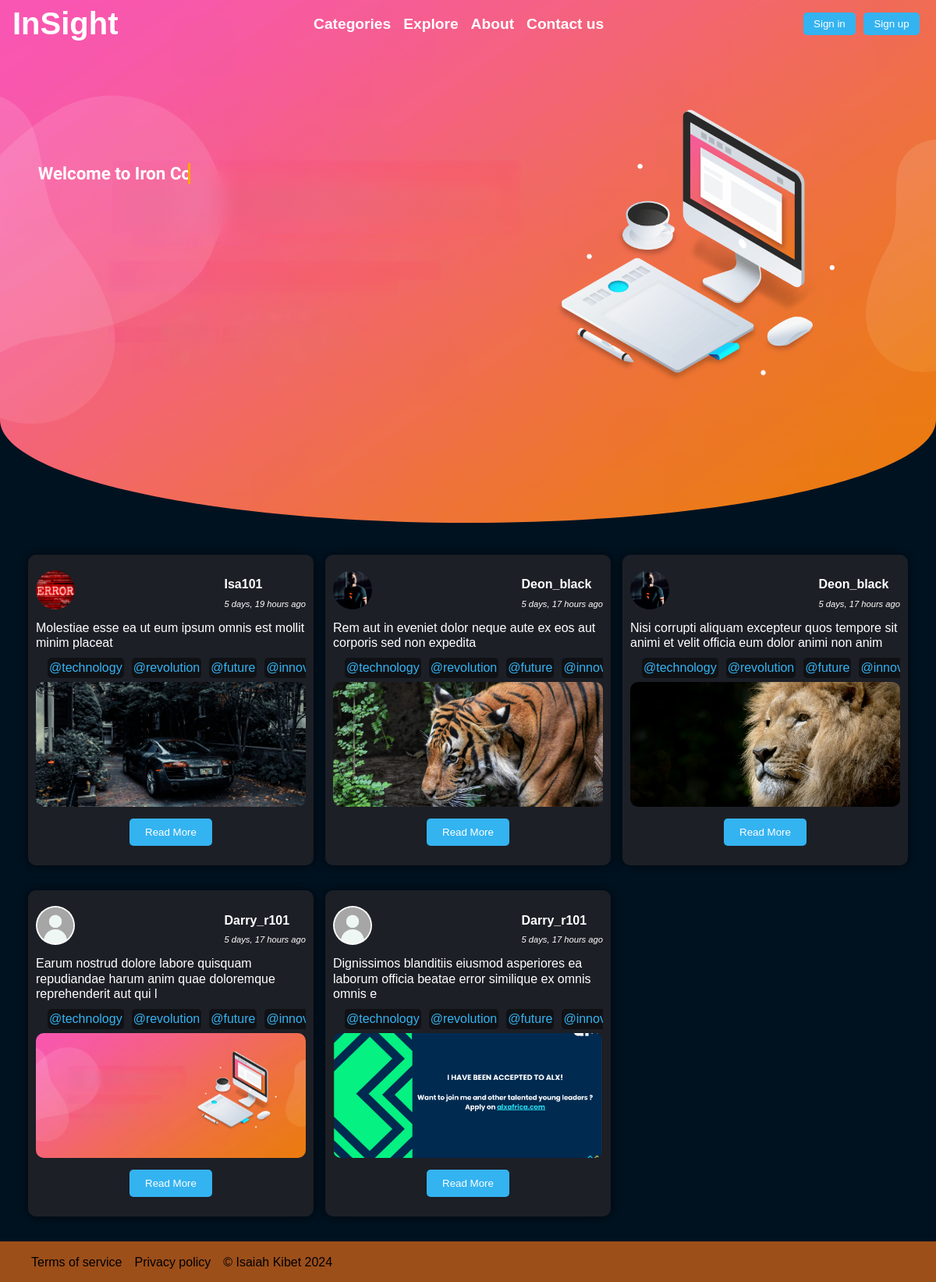
The page / on the database its author committed.
### main/models.py (models this page shows, shortened)
class Articles(models.Model):
    author = models.ForeignKey(Users, on_delete=models.PROTECT, related_name='articles')
    title = models.CharField(max_length=100, null=False)
    content = models.TextField(null=False)
    published = models.BooleanField(default=False)
    cover_image = models.FileField(upload_to='Articles/cover_images/', null=True)
    content_images  = models.FileField(upload_to='Articles/content_images/', null=True)
    created_at = models.DateTimeField(auto_now_add=True)
    updated_at = models.DateTimeField(auto_now=True)
    class Meta:
        verbose_name_plural = "Articles"

class Users(AbstractUser):
    firstname = models.CharField(max_length=20, null=False)
    lastname = models.CharField(max_length=20, null=False)
    gender = models.CharField(max_length=10, null=False, default='N/A')
    date_of_birth = models.DateField(null=True)
    phone_number = models.CharField(max_length=15, null=True, blank=True)
    profile = models.FileField(upload_to='profiles/', null=True, blank=True)
    groups = models.ManyToManyField(Group, related_name='customuser_set', blank=True)
    user_permissions = models.ManyToManyField(Permission, related_name='customuser_set', blank=True)
    def __str__(self):
        return f"{self.firstname} {self.lastname} - {self.username}"

### main/views.py (the view)
# urls.py: path('', views.index, name='index'),
def index(request):
    articles = Articles.objects.all()
    context = {
        'articles': articles,
        'MEDIA_URL': settings.MEDIA_URL
    }
    return render(request, 'index.html', context)

### main/templates/index.html (shortened to what this page needs)
{% load static %}
<!DOCTYPE html>
<html lang="en">
<head>
    {% load tz %}
    <link rel="stylesheet" href="{% static 'css/main.css' %}">
</head>
<body style="background-color: rgb(0, 18, 32);">
    <nav id="navbar">
        <div class="left">InSight</div>
        <div class="middle" id="navMenu">
            <ul>
                <li class="navlinks">Categories</li>
                <li class="navlinks">Explore</li>
                <li class="navlinks">About</li>
                <li class="navlinks">Contact us</li>
            </ul>
        </div>
        <div class="right">
            {% if user.is_authenticated %}
                <a href="{% url 'upload' %}"><button class="btn btn-purple"><svg xmlns="http://www.w3.org/2000/svg" width="24" height="24" viewBox="0 0 24 24" fill="none" stroke="currentColor" stroke-width="2" stroke-linecap="round" stroke-linejoin="round" class="lucide lucide-square-plus"><rect width="18" height="18" x="3" y="3" rx="2"/><path d="M8 12h8"/><path d="M12 8v8"/></svg> Create</button></a>
                <img src="{{ MEDIA_URL }}{{ user.profile }}" alt="{{ user.username }}" id="profile_pic">
                <div class="account-actions" id="account-actions">
                    <h4>{{ user.full_name }}</h4>
                    <a href="{% url 'user_account' user.id %}"><button class="btn btn-sm btn-purple">View Profile <svg xmlns="http://www.w3.org/2000/svg" width="24" height="24" viewBox="0 0 24 24" fill="none" stroke="currentColor" stroke-width="2" stroke-linecap="round" stroke-linejoin="round" class="lucide lucide-external-link"><path d="M15 3h6v6"/><path d="M10 14 21 3"/><path d="M18 13v6a2 2 0 0 1-2 2H5a2 2 0 0 1-2-2V8a2 2 0 0 1 2-2h6"/></svg></button></a>
                    <a href="{% url 'logout' %}"><button class="btn btn-sm btn-red">Sign out</button></a>
                </div>
            {% else %}
                <a href="{% url 'login' %}"><button class="btn btn-sm btn-cyan">Sign in</button></a>
                <a href="{% url 'signup' %}"><button class="btn btn-sm btn-cyan">Sign up</button></a>
            {% endif %}
        </div>
    </nav>
    <main class="content">
        <section>
            <div class="logo" id="logo">
                <img src="{% static 'images/Logo.png' %}" alt="" width="100%">
                <img src="{% static 'images/curve-mobile.svg' %}" alt="" class="curve">
                <div class="text-animation">
                    <p>Welcome to Iron Coding</p>
                </div>
            </div>
        </section>
        <section>
            <div class="articles">
                {% for article in articles %}
                <div class="card">
                    <div class="card-body">
                        <div class="top">
                            <a href="{% url 'user_account' article.author.id %}"><img src="{{ MEDIA_URL }}{{ article.author.profile }}" alt="{{ article.author }}"></a>
                            <div class="profile-info">
                                <p><b>{{ article.author.username }}</b></p>
                                <i class="date">{{ article.created_at|timesince }} ago</i>
                            </div>
                        </div>
                        <div class="content-body">
                            <p class="title">{{ article.title }}</p>
                            <div class="hashtags">
                                <ul>
                                    <li>@technology</li>
                                    <li>@revolution</li>
                                    <li>@future</li>
                                    <li>@innovation</li>
                                </ul>
                            </div>
                        </div>
                        <div class="cover-img">
                            <img src="{{ MEDIA_URL }}{{ article.cover_image }}" alt="cover image">
                        </div>
                        <div class="action-btn">
                            <a href="{% url 'page'  article.id %}"><button class="btn btn-cyan">Read More</button></a>
                        </div>
                    </div>
                </div>
                {% endfor %}
            </div>
        </section>
        <footer class="footer">
            <ul>
                <li>Terms of service</li>
                <li>Privacy policy</li>
                <li>&copy; Isaiah Kibet 2024</li>
            </ul>
        </footer>
    </main>
</body>
</html>

### main/static/css/main.css (style rules this page uses)
:root { --navbar-color-light: rgb(255, 255, 255); --background-color-light: rgb(141, 153, 174); --text-color-light: #000000; --link-color-light: #0066CC; --container-color-light: rgb(237, 242, 244); --footer-color-light: rgb(217, 4, 41); --navbar-color-dark: #1B1A55; --background-color-dark: #cecdda; --text-color-dark: #FFFFFF; --link-color-dark: #6ECAF2; --container-color-dark: #535C91; --footer-color-dark: #9290C3; --navbar-color: var(--navbar-color-light); --background-color: var(--background-color-light); --text-color: var(--text-color-light); --link-color: var(--link-color-light); --container-color: var(--container-color-light); --footer-color: var(--footer-color-light); }
* { box-sizing: border-box; }
html { -ms-text-size-adjust: auto; -webkit-text-size-adjust: auto; }
p { font-family:sans-serif; margin-block: 5px; line-height: 1.2; }
body { font-family: sans-serif; background-color: var(--background-color); color: var(--text-color); padding: 0; margin: 0; }
a { color: var(--link-color); }
.btn { --btn-background: rgb(43, 45, 66); --btn-text-color: #fff; --padding-inline: 20px; --padding-block: 10px; background: var(--btn-background); color: var(--btn-text-color); border-radius: 5px; padding-block: var(--padding-block); padding-inline: var(--padding-inline); margin-inline: 5px; border: none; cursor: pointer; }
.btn-sm { --padding-block: .5em; --padding-inline: 1em; }
.btn-cyan { --btn-background: #34B3F1; --btn-text-color: white; }
footer { background-color: var(--footer-color); padding-top: 2px; border-radius: 20px 20px 0 0; }
@media screen and (min-width: 650px) { footer { display: flex; align-items: start; gap: 0; } }

### main/templates/index.html (style rules this page uses)
.articles { display: grid; grid-template-columns: repeat(auto-fill, minmax(300px, 1fr)); row-gap: 2em; column-gap: 15px; padding-inline: 3vw; padding-block: 2em; }
.card { color: white; border-radius: 10px; box-shadow: 0 0 15px rgba(0, 0, 0, 0.6); transition: box-shadow .8s ease-in-out; }
.card-body { height: 100%; background-color: #1C1F26; border-radius: 10px; padding: 10px; }
.top { display: flex; justify-content: space-between; align-items: center; margin-block: 10px; }
.top img { height: 50px; width: 50px; border-radius: 50%; object-fit: cover; }
.top .profile-info > .date { font-size: clamp(.5em, .7em, 2em); }
.content-body .hashtags { color: #34B3F1; overflow-y: scroll; }
.content-body .hashtags ul { margin: 0; padding-block: 5px; padding-inline: 10px; list-style: none; display: flex; align-items: center; justify-content: start; }
.content-body .hashtags ul li { background-color: rgba(0, 0, 0, 0.425); padding-block: 4px; padding-inline: 2px; border-radius: 5px; margin-inline: 5px; cursor: pointer; }
.cover-img { width: 100%; height: 10em; }
.cover-img img { width: 100%; height: 100%; object-fit: cover; border-radius: 10px; }
.action-btn { display: flex; justify-content: center; align-items: center; padding-block: 15px; padding-inline: 20px; }
footer { background-color: #9d4f1a; text-align: center; border-radius: 0; }
footer ul { list-style: none; display: flex; justify-content: space-between; align-items: center; gap: 1em; }
nav { z-index: 100; position: fixed; top: 0; right: 0; left: 0; display: flex; justify-content: space-between; align-items: center; padding: 0.5em 1em; background-color: transparent; color: #F15412; }
nav .left { font-size: 2.5em; color: white; font-weight: bold; }
nav .middle { transition: max-height 0.3s ease-out; }
nav .middle ul { display: flex; list-style: none; gap: 1em; justify-content: start; align-items: center; margin: 0; padding: 0; }
nav .middle ul li { font-size: 1.2em; font-weight: bold; color: white; cursor: pointer; }
nav .right { display: flex; justify-content: center; align-items: center; }
.logo { position: relative; }
.logo img { width: 100%; height: auto; }
.logo > .curve { position: absolute; bottom: 0; right: 0; left: 0; }
.logo .text-animation { position: absolute; top: 30%; left: 0; color: rgb(255, 255, 255); background-color: transparent; animation: text-reveal 3s steps(40, end) infinite; animation-fill-mode: backwards; }
.logo .text-animation p { margin-left: 20%; overflow: hidden; font-size: 1.4em; font-family: Orbitron; font-weight: 700; border-right: .15em solid orange; white-space: nowrap; animation: typing 6s steps(40, end) infinite; animation-fill-mode: forwards; }

### rows shown on the page
Articles: author.profile (picture), author.username "Isa101", created_at "5 days, 19 hours", title "Molestiae esse ea ut eum ipsum omnis est mollit minim placeat", cover_image (picture)
Articles: author.profile (picture), author.username "Deon_black", created_at "5 days, 17 hours", title "Rem aut in eveniet dolor neque aute ex eos aut corporis sed non expedita", cover_image (picture)
Articles: author.profile (picture), author.username "Deon_black", created_at "5 days, 17 hours", title "Nisi corrupti aliquam excepteur quos tempore sit animi et velit officia eum dolor animi non anim", cover_image (picture)
Articles: author.profile (picture), author.username "Darry_r101", created_at "5 days, 17 hours", title "Earum nostrud dolore labore quisquam repudiandae harum anim quae doloremque reprehenderit aut qui l", cover_image (picture)
Articles: author.profile (picture), author.username "Darry_r101", created_at "5 days, 17 hours", title "Dignissimos blanditiis eiusmod asperiores ea laborum officia beatae error similique ex omnis omnis e", cover_image (picture)
